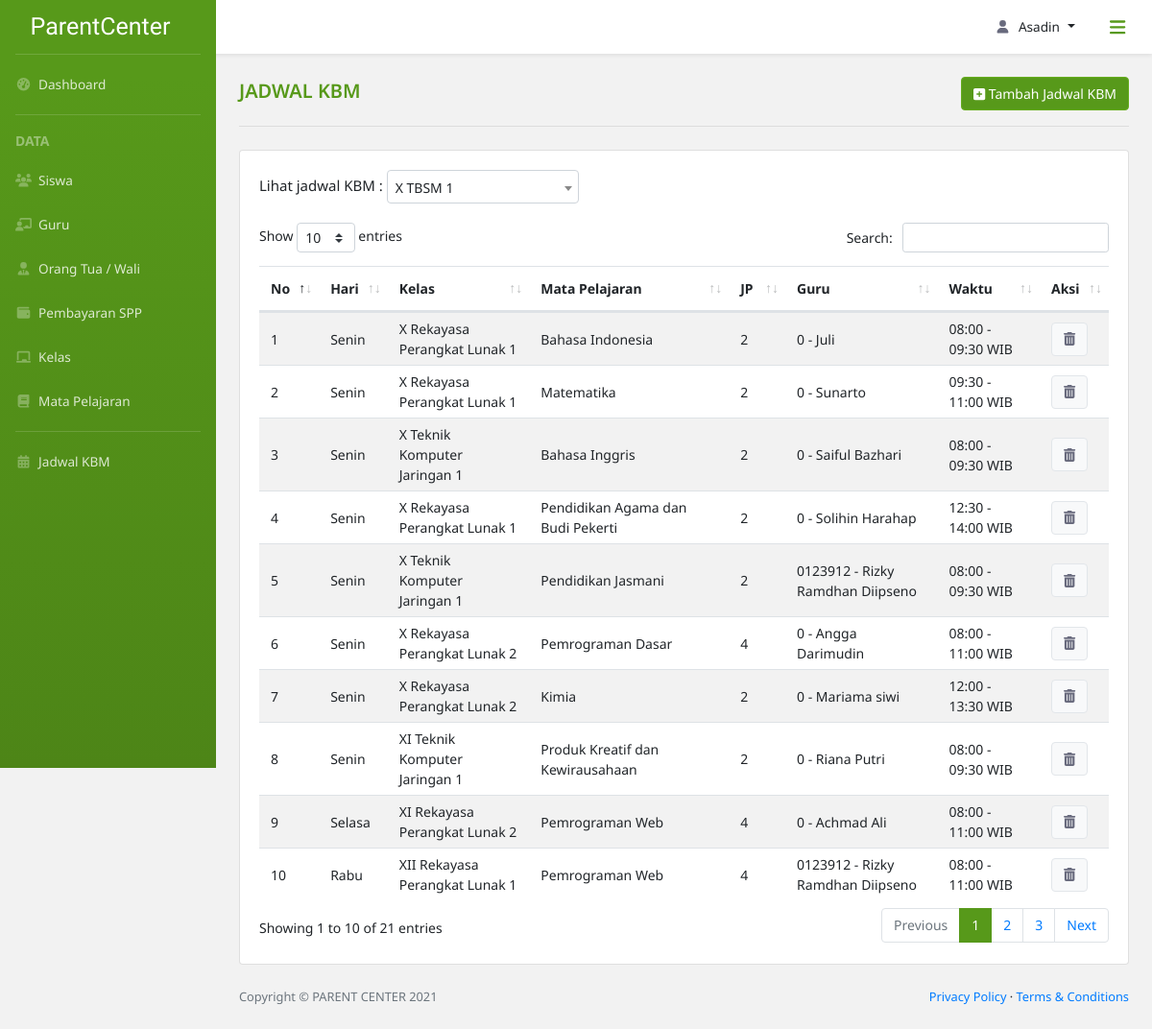
The app's page /jadwal_kbm/ (signed in) with its own data.
### parent_center_app/models.py (models this page shows, shortened)
class Jadwal(models.Model):
    id_jadwal = models.CharField(
        max_length=30,
        primary_key=True,
        unique=True,
        default=custom_jadwal,
        editable=False
    )
    id_kelas = models.ForeignKey(Kelas, on_delete=CASCADE)
    id_mapel = models.ForeignKey(Mapel, on_delete=CASCADE)
    id_guru = models.ForeignKey(Guru, null=True, on_delete=models.SET_NULL)
    class hari(models.TextChoices):
        SENIN = 'Senin'
        SELASA = 'Selasa'
        RABU = 'Rabu'
        Kamis = 'Kamis'
        JUMAT = 'Jumat'
    hari = models.CharField(
        max_length=10,
        choices=hari.choices,
        default=hari.SENIN
    )
    jumlah_jam = models.IntegerField()
    mulai = models.TimeField(null=True)
    selesai = models.TimeField(null=True)

class Kelas(models.Model):
    id_kelas = models.CharField(
        max_length=10,
        primary_key=True,
        unique=True,
        default=custom_kelas,
        editable=False
    )
    class rentang_kelas(models.TextChoices):
        X = 'X'
        XI = 'XI'
        XII = 'XII'
    kelas = models.CharField(
        max_length=3,
        choices=rentang_kelas.choices,
        default=rentang_kelas.X
    )
    class jurusan(models.TextChoices):
        TITL = 'TITL', 'Teknik Intalasi Tenaga Listrik'
        TP = 'TP', 'Teknik Pemesinan'
        TKR = 'TKR', 'Teknik Kendaraan Ringan'
        TKJ = 'TKJ', 'Teknik Komputer Jaringan'
        RPL = 'RPL', 'Rekayasa Perangkat Lunak'
        TBSM = 'TBSM', 'Teknik dan Bisnis Sepeda Motor'
    jurusan = models.CharField(
        max_length=30,
        choices=jurusan.choices,
        default=jurusan.TITL
    )
    no_kelas = models.SmallIntegerField(
        default=1,
        validators=[MinValueValidator(1)]
    )
    def __str__(self):
        return f'{self.kelas} { self.get_jurusan_display() } {self.no_kelas}'

class Mapel(models.Model):
    id_mapel = models.CharField(
        max_length=10,
        primary_key=True,
        unique=True,
        default=custom_mapel,
        editable=False
    )
    nama = models.CharField(max_length=50)
    class jenis_mapel(models.TextChoices):
        A = 'A', 'A. Muatan Nasional'
        B = 'B', 'B. Muatan Kewilayahan'
        C1 = 'C1', 'C1. Muatan Peminatan Kejuruan'
        C2 = 'C2', 'C2. Dasar Program Keahlian'
        C3 = 'C3', 'C3. Kompetensi Keahlian'
    jenis = models.CharField(
        max_length=30,
        choices=jenis_mapel.choices,
        default=jenis_mapel.A
    )
    def __str__(self):
        return self.nama

class Guru(models.Model):
    id_guru = models.CharField(
        max_length=30,
        primary_key=True,
        unique=True,
        default=custom_guru,
        editable=False
    )
    nama = models.CharField(max_length=50)
    email = models.EmailField(default="example@gmail.com")
    no_tlp = models.CharField(max_length=12)
    no_induk = models.CharField(max_length=20)
    alamat = models.TextField(null=True)
    class jns_kelamin(models.TextChoices):
        P = 'Perempuan'
        L = 'Laki-Laki'
    jns_kelamin = models.CharField(
        max_length=10,
        choices=jns_kelamin.choices,
        default=jns_kelamin.L)
    id_user = models.OneToOneField(
        ExtendUser,
        null=True,
        on_delete=models.SET_NULL
    )
    def __str__(self):
        return f'{self.no_induk} - {self.nama}'

### parent_center_app/views.py (the view)
# urls.py: path('jadwal_kbm/', views.jadwalKbm, name='jadwal kbm'),
@login_required(login_url='login')
def jadwalKbm(request):
    if level_permission(request, ['Admin']) is False:
        return redirect(level_login(request))
    else:
        daftar_jadwal = Jadwal.objects.all().order_by('hari').reverse()
        kelass = Kelas.objects.all().order_by('kelas', 'jurusan', 'no_kelas')
        context = {'title': 'Jadwal KBM',
                   'daftar_jadwal': daftar_jadwal,
                   'Kelass': kelass}
        return render(request,
                      'parent_center_app/jadwal_kbm.html', context)

### parent_center_app/views.py (called while the page is built)
def level_permission(current_user, level: list) -> bool:
    if current_user.user.extenduser.user_level in level:
        return True
    else:
        return False

### parent_center_app/templates/parent_center_app/jadwal_kbm.html (shortened to what this page needs)
{% extends 'parent_center_app/base.html' %}
{% block breadcrumb %}
<div class="row d-flex pt-4 div-tambah">
    <div class="col-lg-7 col-sm-6">
        <div class="div-title">
            <span class="title-content">{{title}}</span>
        </div>
    </div>
    <div class="col-lg-5 col-sm-6 align-self-center text-right">
        <a class="btn btn-light btn-tambah" href="/tambah_kbm"><i class="fas fa-plus-square"></i> Tambah {{title}}</a>
    </div>
</div>
<hr class="dropdown-divider hr-title mb-4 mx-4 mt-3">
{% endblock breadcrumb %}
{% block content %}
<div class="row">
    <div class="col-lg-12">
        <div class="card">
            <div class="card-body card-dashboard">
                <div class="row mx-0">
                    <div class="col-lg-12 px-0 div-sort">
                        Lihat jadwal KBM :
                    </div>
                </div>
                <div class="table-responsive table-mapel">
                    <table class="table table table-striped table-siswa" id="table-custom">
                        <thead>
                            <tr>
                                <th scope="col">No</th>
                                <th scope="col">Hari</th>
                                <th scope="col">Kelas</th>
                                <th scope="col">Mata Pelajaran</th>
                                <th scope="col">JP</th>
                                <th scope="col">Guru</th>
                                <th scope="col">Waktu</th>
                                <th scope="col">Aksi</th>
                            </tr>
                        </thead>
                        <tbody>
                            {% for jadwal in daftar_jadwal %}
                            <tr>
                                <td>{{forloop.counter}}</td>
                                <td>{{ jadwal.hari }}</td>
                                <td>{{ jadwal.id_kelas }}</td>
                                <td>{{ jadwal.id_mapel}}</td>
                                <td>{{ jadwal.jumlah_jam}}</td>
                                <td>{{ jadwal.id_guru}}</td>
                                <td>{{ jadwal.mulai |time:"H:i" }} - {{ jadwal.selesai |time:"H:i" }} WIB</td>
                                <td>
                                    <button class="btn btn-light" type="button" data-toggle="modal" data-target="#modal_hapus"><i class="fas fa-trash-alt"></i></button>
                                </td>
                            </tr>
                            {% endfor %}
                        </tbody>
                    </table>
                </div>
            </div>
        </div>
    </div>
</div>
{% endblock content %}

### parent_center_app/templates/parent_center_app/base.html (shortened to what this page needs)
{% load static %}
<!DOCTYPE html>
<html lang="en">
    <head>
        <link href="{% static 'parent_center_app/assets/css/bootstrap-toggle.min.css' %}" rel="stylesheet">
        <link href="{% static 'parent_center_app/assets/css/style-custom.css' %}" rel="stylesheet" />
        <link href="{% static 'parent_center_app/assets/css/styles.css' %}" rel="stylesheet" />
        <link rel="stylesheet" type="text/css" href="{% static 'parent_center_app/assets/css/dataTables.bootstrap4.min.css' %}"/>
        <link href="{% static 'parent_center_app/vendor/fontawesome-free/css/all.min.css' %}" rel="stylesheet" type="text/css">
        <link href="//cdn.jsdelivr.net/npm/select2@4.1.0-rc.0/dist/css/select2.min.css" rel="stylesheet" />
    </head>
    <body class="sb-nav-fixed">
        <nav class="sb-topnav navbar navbar-expand navbar-dark bg-putih shadow-sm">
            <button class="btn btn-link btn-sm order-1 rounded-circle" id="sidebarToggle" href="#"><i class="fas fa-bars fa-lg"></i></button>
            <ul class="navbar-nav ml-auto md-0 mr-2">
                <li class="nav-item dropdown">
                    <a class="nav-link dropdown-toggle" id="userDropdown" href="#" role="button" data-toggle="dropdown" aria-haspopup="true" aria-expanded="false"><i class="fas fa-user fa-fw"></i>{{ request.user }}</a>
                </li>
            </ul>
        </nav>
        <div id="layoutSidenav">
            <div id="layoutSidenav_nav">
                <nav class="sb-sidenav accordion bg-green" id="sidenavAccordion">
                    <div class="sb-sidenav-menu">
                        <div class="nav">
                            <a class="navbar-brand d-flex align-self-center align-items-center" href="/dashboard_admin">
                                ParentCenter
                            </a>
                            <div class="dropdown-divider mx-3 mt-0"></div>
                            <a class="nav-link" href="/dashboard_admin">
                                <i class="fas fa-fw fa-tachometer-alt"></i>&nbsp;
                                Dashboard
                            </a>
                            <div class="dropdown-divider mx-3"></div>
                            <div class="dropdown-header">
                                DATA
                            </div>
                            <a class="nav-link" href="/data_siswa">
                                <i class="fas fa-fw fa-users"></i>&nbsp;
                                Siswa
                            </a>
                            <a class="nav-link" href="/data_guru">
                                <i class="fas fa-fw fa-chalkboard-teacher"></i>&nbsp;
                                Guru
                            </a>
                            <a class="nav-link" href="/data_orangtua">
                                <i class="fas fa-fw fa-user-tie"></i>&nbsp;
                                Orang Tua / Wali
                            </a>
                            <a class="nav-link" href="/cari_spp">
                                <i class="fas fa-fw fa-wallet"></i>&nbsp;
                                Pembayaran SPP
                            </a>
                            <a class="nav-link" href="/data_kelas">
                                <i class="fas fa-fw fa-chalkboard"></i>&nbsp;
                                Kelas
                            </a>
                            <a class="nav-link" href="/data_mapel">
                                <i class="fas fa-fw fa-book"></i>&nbsp;
                                Mata Pelajaran
                            </a>
                            <div class="dropdown-divider mx-3"></div>
                            <a class="nav-link" href="/jadwal_kbm">
                                <i class="fas fa-fw fa-calendar-alt"></i>&nbsp;
                                Jadwal KBM
                            </a>
                        </div>
                    </div>
                </nav>
            </div>
            <div id="layoutSidenav_content">
                <main>
                    <div class="container-fluid px-0">
                        {% block breadcrumb %}
                        {% endblock breadcrumb %}
                        {% block content %}
                        {% endblock content %}
                    </div>
                </main>
                <footer class="py-4 bg-grey mt-auto">
                    <div class="container-fluid">
                        <div class="d-flex align-items-center justify-content-between small">
                            <div class="text-muted">Copyright &copy; PARENT CENTER 2021</div>
                            <div>
                                <a href="/privacy-policy">Privacy Policy</a>
                                &middot;
                                <a href="/terms-condition">Terms &amp; Conditions</a>
                            </div>
                        </div>
                    </div>
                </footer>
            </div>
        </div>
    </body>
</html>

### parent_center_app/static/parent_center_app/assets/css/style-custom.css (style rules this page uses)
* { font-family: 'Noto Sans', sans-serif; }
body { background-color: #f2f2f2!important; }
#userDropdown svg { margin-right: .5rem; }
#userDropdown { text-transform: capitalize; }
a#userDropdown.nav-link.dropdown-toggle::after { margin-left: .5rem!important; }
.bg-putih { background-color: #fff; }
.bg-green { background-color: #57991a; background-image: linear-gradient(180deg,#57991a 10%,#4d8517 100%); background-size: cover; }
.sb-sidenav-menu a.nav-link { color: rgba(255,255,255,.8)!important; }
.sb-sidenav-menu a.nav-link svg { color: rgba(255,255,255,.3)!important; }
.navbar-nav a, #ddUser .dropdown-item { color: #212529!important; }
.navbar-nav a svg, .card-dashboard svg { color: #686a7d!important; }
.sb-sidenav .dropdown-divider { border-color: rgba(255,255,255,.15); }
.sb-sidenav .dropdown-header { color: rgba(255,255,255,.4); }
#sidebarToggle { height: 2.5rem!important; width: 2.5rem!important; font-weight: 400!important; color: #57991a!important; }
.navbar-brand { height: 56px; color: #fff; font-family: 'Satisfy', cursive!important; font-size: 25px!important; }
.sb-nav-fixed .sb-topnav { z-index: 1038!important; }
.sb-nav-fixed #layoutSidenav #layoutSidenav_nav .sb-sidenav { padding-top: 0!important; }
.dropdown-header { padding-left: 1rem!important; font-weight: bold; }
.sb-sidenav-menu, .sb-topnav.navbar, #ddUser .dropdown-item { font-size: 13.6px; }
.nav-link { padding: 12.8px 16px!important; }
.title-content { font-size: 20px; font-weight: 600; color: #57991a; text-transform: uppercase; }
.hr-title { border-color: #ddd!important; border-width: 2px; }
.card-dashboard, #btn-jadwal, .dropdown-jadwal .dropdown-item { font-size: 15px!important; }
.card-dashboard .row { margin-bottom: 1.25rem; }
#table-custom_wrapper *, .table-custom-dashboard * { font-size: 14px; }
.container-fluid .row { margin-left: .75rem; margin-right: .75rem; }
.table-siswa tbody tr td { padding: 6px 12px; }
.btn-tambah.btn-light { background-color: #57991a!important; border-color: #66ad1f!important; font-size: 14px!important; color: #fff!important; }
.btn-light { border: 1px solid #e2e6ea!important; }
.table-mapel table tbody tr td, .table-kelas table tbody tr td { vertical-align: middle; }

### records on screen
Jadwal: hari "Senin", id_kelas "X Rekayasa Perangkat Lunak 1", id_mapel "Bahasa Indonesia", jumlah_jam "2", id_guru "0 - Juli", mulai "08:00", selesai "09:30"
Jadwal: hari "Senin", id_kelas "X Rekayasa Perangkat Lunak 1", id_mapel "Matematika", jumlah_jam "2", id_guru "0 - Sunarto", mulai "09:30", selesai "11:00"
Jadwal: hari "Senin", id_kelas "X Teknik Komputer Jaringan 1", id_mapel "Bahasa Inggris", jumlah_jam "2", id_guru "0 - Saiful Bazhari", mulai "08:00", selesai "09:30"
Jadwal: hari "Senin", id_kelas "X Rekayasa Perangkat Lunak 1", id_mapel "Pendidikan Agama dan Budi Pekerti", jumlah_jam "2", id_guru "0 - Solihin Harahap", mulai "12:30", selesai "14:00"
Jadwal: hari "Senin", id_kelas "X Teknik Komputer Jaringan 1", id_mapel "Pendidikan Jasmani", jumlah_jam "2", id_guru "0123912 - Rizky Ramdhan Diipseno", mulai "08:00", selesai "09:30"
Jadwal: hari "Senin", id_kelas "X Rekayasa Perangkat Lunak 2", id_mapel "Pemrograman Dasar", jumlah_jam "4", id_guru "0 - Angga Darimudin", mulai "08:00", selesai "11:00"
Jadwal: hari "Senin", id_kelas "X Rekayasa Perangkat Lunak 2", id_mapel "Kimia", jumlah_jam "2", id_guru "0 - Mariama siwi", mulai "12:00", selesai "13:30"
Jadwal: hari "Senin", id_kelas "XI Teknik Komputer Jaringan 1", id_mapel "Produk Kreatif dan Kewirausahaan", jumlah_jam "2", id_guru "0 - Riana Putri", mulai "08:00", selesai "09:30"
Jadwal: hari "Selasa", id_kelas "XI Rekayasa Perangkat Lunak 2", id_mapel "Pemrograman Web", jumlah_jam "4", id_guru "0 - Achmad Ali", mulai "08:00", selesai "11:00"
Jadwal: hari "Rabu", id_kelas "XII Rekayasa Perangkat Lunak 1", id_mapel "Pemrograman Web", jumlah_jam "4", id_guru "0123912 - Rizky Ramdhan Diipseno", mulai "08:00", selesai "11:00"

### other values on screen
{{ request.user }} "Asadin"
{{ title }} "JADWAL KBM"
{{ title }} "Jadwal KBM"
